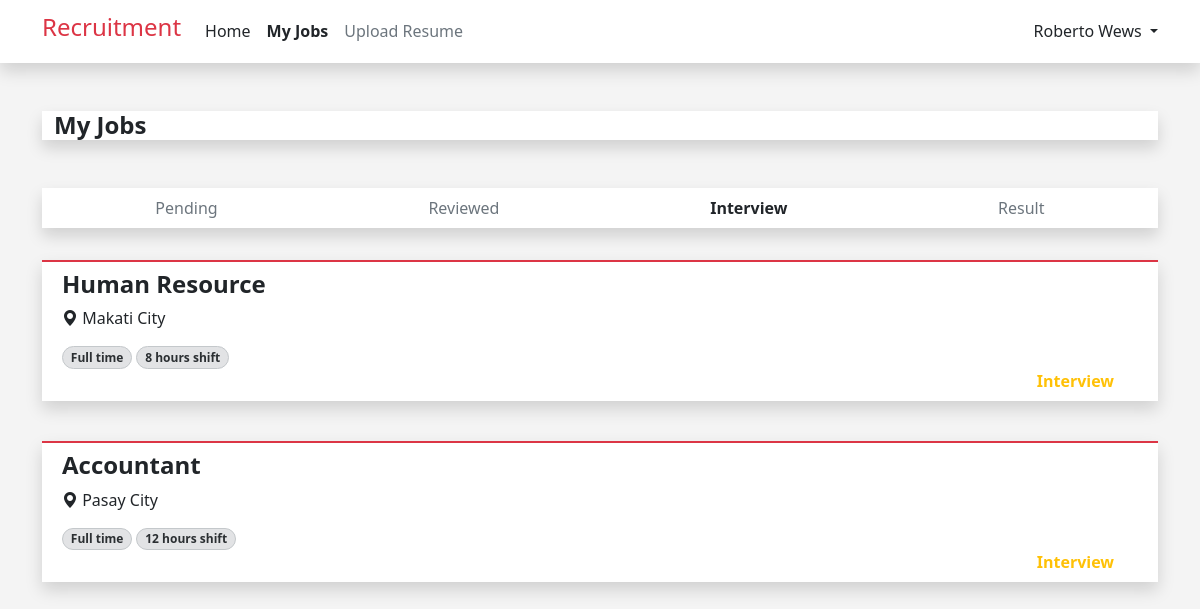
Before: /my_jobs.php?status=Interview (signed in) with the older database file.
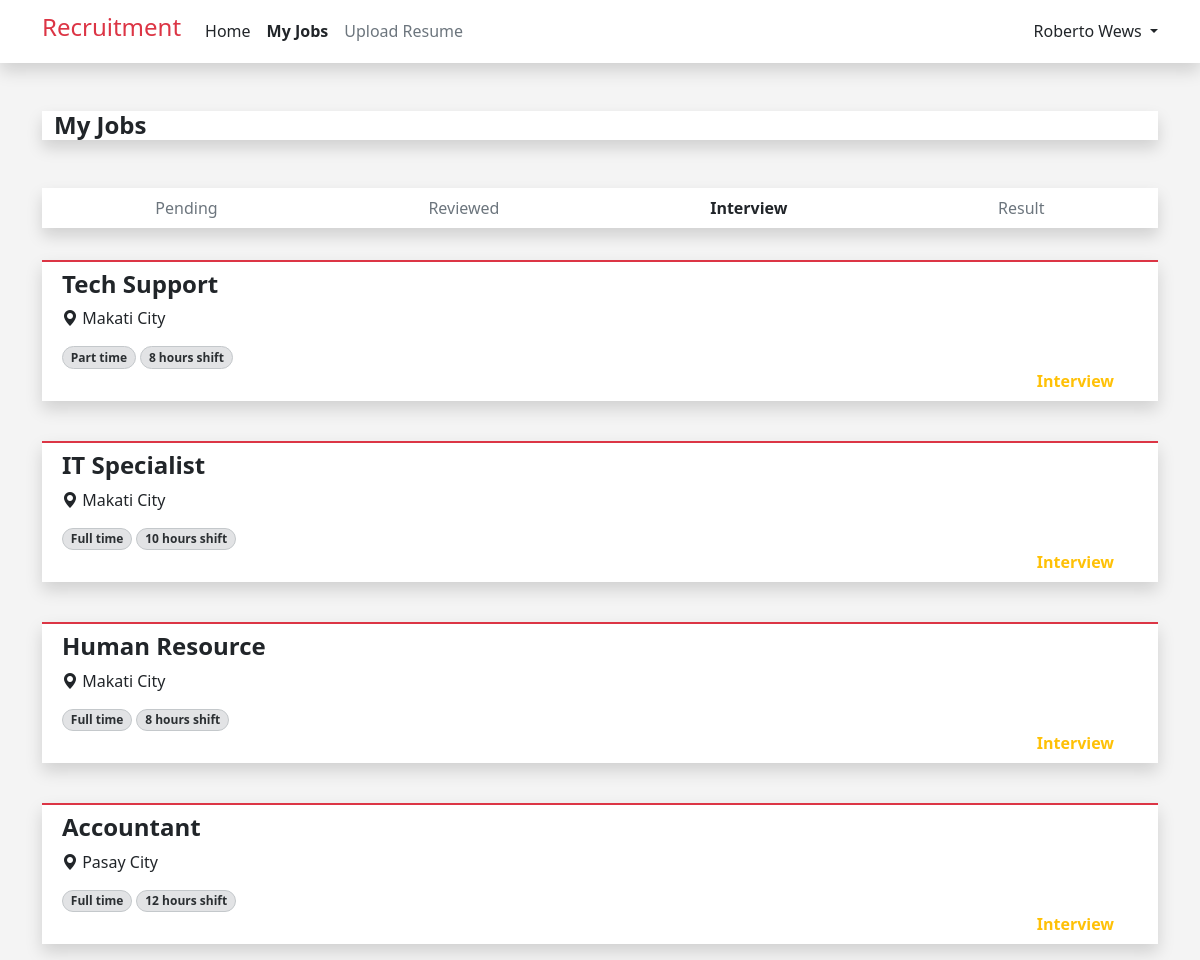
After: the same page with the newer database file.
### tables this page shows
CREATE TABLE `job_applicants` (
  `id` int(12) NOT NULL,
  `user_id` int(12) NOT NULL,
  `job_id` int(12) NOT NULL,
  `application_status` varchar(255) NOT NULL,
  `interview_date` datetime DEFAULT NULL
);

CREATE TABLE `jobs` (
  `id` int(12) NOT NULL,
  `job_name` varchar(255) NOT NULL,
  `salary` int(12) NOT NULL,
  `job_type` varchar(255) NOT NULL,
  `shift_and_schedule` varchar(255) NOT NULL,
  `location` varchar(255) NOT NULL,
  `job_description` text NOT NULL,
  `benefits` text NOT NULL,
  `priority` varchar(255) NOT NULL,
  `department` varchar(255) NOT NULL,
  `created_at` timestamp NOT NULL DEFAULT current_timestamp() ON UPDATE current_timestamp()
);

### my_jobs.php (the view, shortened to what this page needs)
<?php
include("dbconn.php");
include("header.php");
if (isset($_GET['status'])) {
    $status = $_GET['status'];
    $userId = $_SESSION['user_id'];
    if ($status === 'Result') {
        $query =
            "SELECT jobs.job_name, jobs.job_type, jobs.shift_and_schedule, jobs.location, job_applicants.application_status
            FROM jobs
            INNER JOIN job_applicants ON jobs.id = job_applicants.job_id
            WHERE job_applicants.user_id = '$userId' AND (job_applicants.application_status = 'Selected' OR job_applicants.application_status = 'Not Selected')";
    } else {
        $query =
            "SELECT jobs.job_name, jobs.job_type, jobs.shift_and_schedule, jobs.location, job_applicants.application_status
            FROM jobs
            INNER JOIN job_applicants ON jobs.id = job_applicants.job_id
            WHERE job_applicants.user_id = '$userId' AND job_applicants.application_status = '$status'";
    }
    $result = mysqli_query($conn, $query);
    function getStatusClass($status)
    {
        switch ($status) {
            case 'Interview':
                return 'text-warning';
        }
    }
}
?>
<!DOCTYPE html>
<html lang="en">
<head>
</head>
<body style="background-color: #F4F4F4; ">
    <div class="container">
        <div class="container-fluid bg-white shadow mb-5 mt-5 ">
            <h4 class=" mt-1 mb-1 fw-bold">My Jobs</h4>
        </div>
        <div class="d-flex flex-row mb-2 overflow-x-auto w-100 bg-white px-2 shadow" style="overflow: hidden;">
            <div class="nav-item mx-2 text-dark px-3  py-2 mx-auto ">
                <a href="my_jobs.php?status=Pending"
                    class="nav-link <?php echo ($_SERVER['REQUEST_URI'] == '/recruitment/my_jobs.php?status=Pending' || $_SERVER['REQUEST_URI'] == '/recruitment/my_jobs.php?status=Pending/') ? 'text-dark fw-bold' : 'text-secondary'; ?>">
                    Pending
                </a>
            </div>
            <div class="nav-item mx-2 text-dark px-3  py-2 mx-auto">
                <a href="my_jobs.php?status=Reviewed"
                    class="nav-link <?php echo ($_SERVER['REQUEST_URI'] == '/recruitment/my_jobs.php?status=Reviewed' || $_SERVER['REQUEST_URI'] == '/recruitment/my_jobs.php?status=Reviewed/') ? 'text-dark fw-bold' : 'text-secondary'; ?>">
                    Reviewed
                </a>
            </div>
            <div class="nav-item mx-2 text-dark px-3  py-2 mx-auto">
                <a href="my_jobs.php?status=Interview"
                    class="nav-link <?php echo ($_SERVER['REQUEST_URI'] == '/recruitment/my_jobs.php?status=Interview' || $_SERVER['REQUEST_URI'] == '/recruitment/my_jobs.php?status=Interview/') ? 'text-dark fw-bold' : 'text-secondary'; ?>">
                    Interview
                </a>
            </div>
            <div class="nav-item mx-2 text-dark px-3  py-2 mx-auto">
                <a href="my_jobs.php?status=Result"
                    class="nav-link <?php echo ($_SERVER['REQUEST_URI'] == '/recruitment/my_jobs.php?status=Result' || $_SERVER['REQUEST_URI'] == '/recruitment/my_jobs.php?status=Result/') ? 'text-dark fw-bold' : 'text-secondary'; ?>">
                    Result
                </a>
            </div>
        </div>
        <?php
        while ($row = mysqli_fetch_assoc($result)) {
            ?>
            <div class="row">
                <div class="col-sm-12 col-md-12 ">
                    <div class="container-fluid bg-white shadow mb-3 mt-4 border-2 border-top border-danger">
                        <div class="row p-2">
                            <h4 class="fw-bold">
                                <?php echo $row['job_name'] ?>
                            </h4>
                            <div class="row">
                                <div class="col">
                                    <i class="bi bi-geo-alt-fill"></i><span>
                                        <?php echo $row['location']; ?>
                                    </span>
                                </div>
                            </div>
                            <div class="row">
                                <div class="col">
                                    <span
                                        class="badge bg-secondary-subtle border border-secondary-subtle text-secondary-emphasis rounded-pill mt-3">
                                        <?php echo $row['job_type']; ?>
                                    </span>
                                    <span
                                        class="badge bg-secondary-subtle border border-secondary-subtle text-secondary-emphasis rounded-pill mt-3">
                                        <?php echo $row['shift_and_schedule']; ?>
                                    </span>
                                </div>
                            </div>
                            <div class="row">
                                <div class="col d-flex justify-content-end">
                                    <div
                                        class="fw-bold rounded-1 <?php echo getStatusClass($row['application_status']); ?>">
                                        <?php echo $row['application_status']; ?>
                                    </div>
                                </div>
                            </div>
                        </div>
                    </div>
                </div>
            </div>
            <?php
        }
        ?>
    </div>
</body>
</html>

### header.php (shortened to what this page needs)
<html lang="en">
<head>
    <link href="https://cdn.jsdelivr.net/npm/bootstrap@5.3.3/dist/css/bootstrap.min.css" rel="stylesheet"
>
    <link href="https://cdn.jsdelivr.net/npm/bootstrap-icons@1.7.0/font/bootstrap-icons.css" rel="stylesheet">
    <link href="https://cdn.jsdelivr.net/npm/summernote@0.8.18/dist/summernote.min.css" rel="stylesheet">
    <link href="https://cdn.jsdelivr.net/npm/summernote@0.8.18/dist/summernote-lite.min.css" rel="stylesheet">
</head>
<body>
    <nav class="navbar navbar-expand-lg shadow bg-white">
        <div class="container">
            <a href="/recruitment" class="navbar-brand text-danger">
                <h4>Recruitment</h4>
            </a>
            <div class="collapse navbar-collapse justify-content-lg-start" id="navbarNav">
                <ul class="navbar-nav me-lg-auto mb-2 justify-content-center mb-md-0">
                    <li class="nav-item">
                        <a href="/recruitment"
                            class="nav-link link-dark <?php echo ($_SERVER['REQUEST_URI'] == '/recruitment' || $_SERVER['REQUEST_URI'] == '/recruitment/' || $_SERVER['REQUEST_URI'] == '/recruitment/index.php') ? 'text-dark fw-bold' : 'text-dark'; ?>">
                            Home
                        </a>
                    </li>
                    <?php
                    if (isset($_SESSION['user_id'])) {
                        echo '
                        <li class="nav-item">
                            <a href="/recruitment/my_jobs.php?status=Pending" class="nav-link link-dark  '
                            . ($_SERVER['REQUEST_URI'] == '/recruitment/my_jobs.php?status=Pending' || $_SERVER['REQUEST_URI'] == '/recruitment/my_jobs.php?status=Pending/' ||
                                $_SERVER['REQUEST_URI'] == '/recruitment/my_jobs.php?status=Reviewed' || $_SERVER['REQUEST_URI'] == '/recruitment/my_jobs.php?status=Reviewed/' ||
                                $_SERVER['REQUEST_URI'] == '/recruitment/my_jobs.php?status=Interview' || $_SERVER['REQUEST_URI'] == '/recruitment/my_jobs.php?status=Interview/' ||
                                $_SERVER['REQUEST_URI'] == '/recruitment/my_jobs.php?status=Result' || $_SERVER['REQUEST_URI'] == '/recruitment/my_jobs.php?status=Result/' ? 'text-dark fw-bold' : 'text-secondary') . '">
                                My Jobs
                            </a>
                        </li>
                        <li class="nav-item">
                            <a href="/recruitment/upload_resume.php" class="nav-link link-dark ' . ($_SERVER['REQUEST_URI'] == '/recruitment/upload_resume.php' || $_SERVER['REQUEST_URI'] == '/recruitment/upload_resume.php/' ? 'text-dark fw-bold' : 'text-secondary') . '">
                                Upload Resume
                            </a>
                        </li>
                        ';
                    }
                    ?>
                </ul>
                <div class="navbar-text text-end">
                    <?php
                    if (isset($_SESSION["user_id"])) {
                        $user = $_SESSION["user_name"];
                        echo '
                            <div class="row">
                                <div class="col-sm-1 dropdown d-flex justify-content-start">
                                    <a href="#" class="d-block link-danger text-decoration-none dropdown-toggle text-dark" id="dropdownUser2"
                                        data-bs-toggle="dropdown" aria-expanded="false">
                                        ' . $user . '
                                    </a>
                                    <ul class="dropdown-menu text-small shadow" aria-labelledby="dropdownUser2">
                                        <li><a class="dropdown-item" href="/recruitment/profile.php"><i class="bi bi-person-circle"></i> Profile</a></li>
                                        <li>
                                            <hr class="dropdown-divider">
                                        </li>
                                        <li><a class="dropdown-item" href="/recruitment/logout.php"><i class="bi bi-box-arrow-right"></i> Sign out</i></a></li>
                                    </ul>
                                </div>
                            </div>
                        ';
                    } else {
                        echo '
                            <a href="login.php" class="btn btn-outline-danger me-2" style="border-radius: 0;">Login</a>
                            <a href="register.php" class="btn btn-danger" style="border-radius: 0;">Sign-up</a>
                        ';
                    }
                    ?>
                </div>
            </div>
        </div>
    </nav>
</body>
</html>

Changed rows visible on the page:
now on this page (row edited): job_applicants: job.job_name "Tech Support", job.location "Makati City", job.job_type "Part time", job.shift_and_schedule "8 hours shift", application_status "Interview"
now on this page (row edited): job_applicants: job.job_name "IT Specialist", job.location "Makati City", job.job_type "Full time", job.shift_and_schedule "10 hours shift", application_status "Interview"
